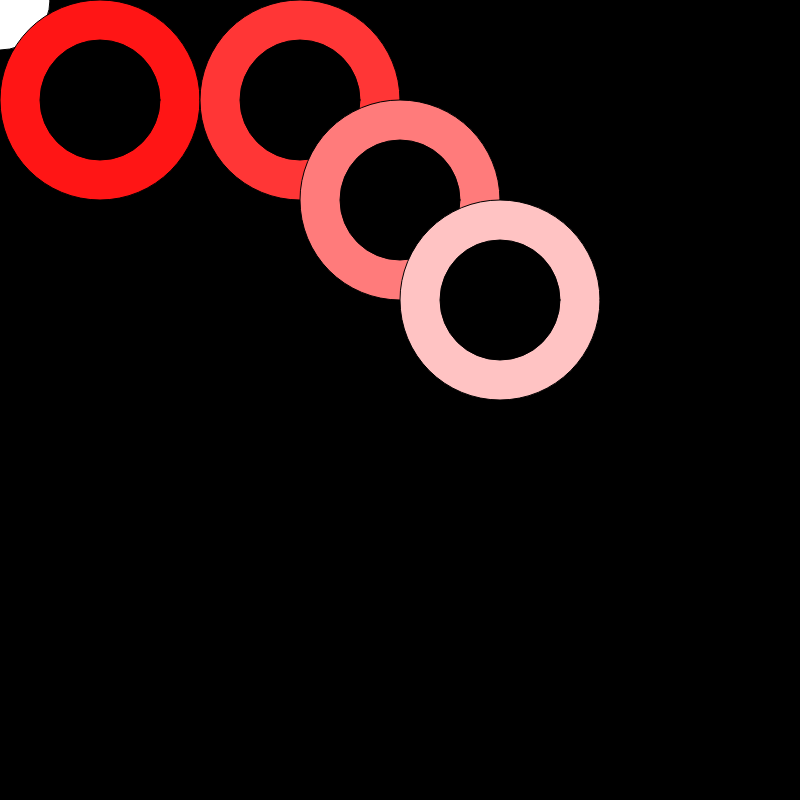
Frame 1 (no input)
Frame 60 (no input): identical to frame 1, image omitted
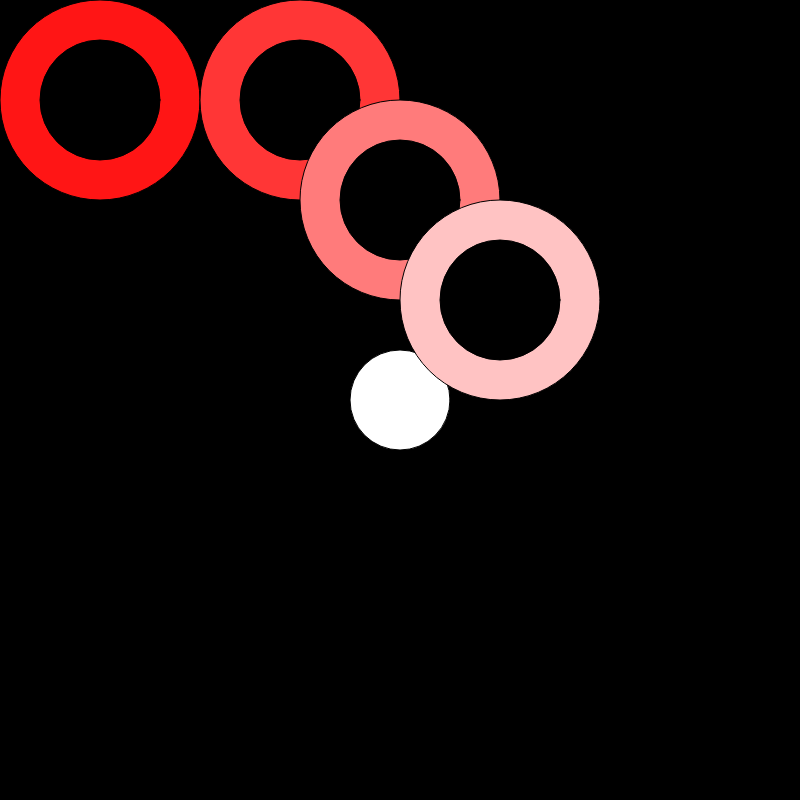
Frame 120 (the mouse pressed at the canvas centre since frame 60)

The p5.js sketch that drew these frames (run headless with seeded random() and noise() and a simulated clock; from frame 60 on, the mouse is pressed at the canvas centre):

// p5.js sketch
// ── sketch.js
function setup()
{
	createCanvas(800, 800);
}

function draw()
{
	background(0);
	fill(255);
	ellipse(mouseX, mouseY, 100, 100);

	drawDonut(255, 21, 21, 100, 100);
	drawDonut(255, 54, 54, 300, 100);
	drawDonut(255, 123, 123, 400, 200);
	drawDonut(255, 195, 195, 500, 300);
}

function drawDonut(r,g,b, x, y)
{
	// doughnut #1
	fill(r,g,b);
	ellipse( x, y, 200, 200);
	fill(0);
	ellipse( x, y, 120, 120);
}
